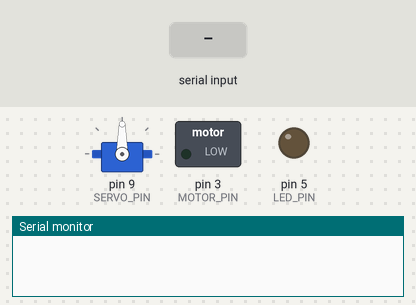
The sketch below on a simulated Arduino Uno, built with avr-gcc and run on an emulated ATmega328P. Parts: servo, switched loads named in the sketch (green lamp = pin HIGH), output pins drawn as LEDs (lit = HIGH), the last lines printed to the serial monitor. The inputs (shaded band) are chosen by the test bench.

Above: at 1.2 s.
1.3 s: "1\n" received over Serial
At 1.6 s:
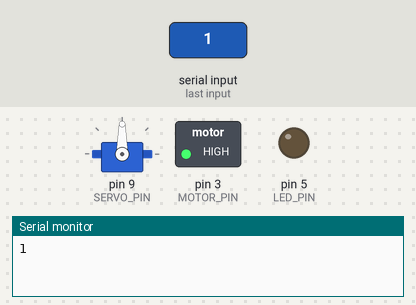
2.8 s: "30,150\n" received over Serial
At 4.0 s:
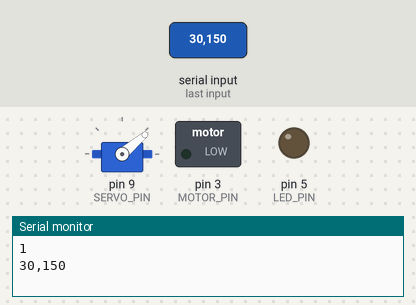
4.3 s: "90,45\n" received over Serial
At 5.2 s:
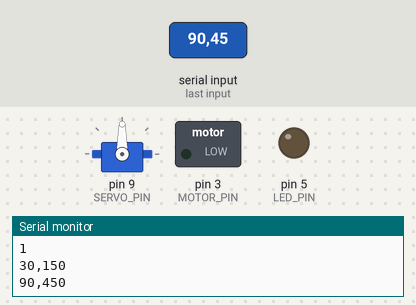
Timing chart, 0 to 7.3 s (numbered marks = the images above; inputs shaded):
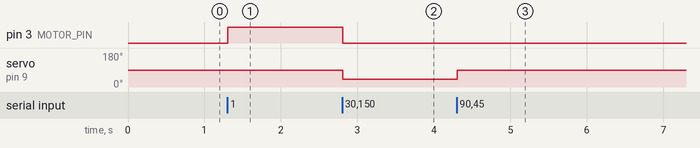

Measured:
- after the input at 1.3 s, pin 3 (MOTOR_PIN): LOW → HIGH at once
- after the input at 2.8 s, pin 3 (MOTOR_PIN): HIGH → LOW at once; servo on pin 9 (SERVO_PIN): 90° → 40° at once
- after the input at 4.3 s, servo on pin 9 (SERVO_PIN): 40° → 90° at once

The sketch:

arduino.ino
```cpp
#include <Servo.h>

const int MOTOR_PIN = 3;
const int LED_PIN = 5;
const int SERVO_PIN = 9;
const int MIN_SPEED = 1;
const int MAX_SPEED = 3;
const int MAX_COMMAND_LENGTH = 6;

bool isMoveForward = false;
bool isMoveBackward = false;
bool isMoveLeft = false;
bool isMoveRight = false;
int movingSpeed = MAX_SPEED;
bool isLedBlink = false;
char command[MAX_COMMAND_LENGTH] = "";
int commandIndex = 0;

Servo servo;

void comply() {
  if (isMoveForward)
    moveForward();
//  else if (isMoveBackward)
//    moveBackward();
  else
    stopMoving();

  if (isMoveLeft)
    left();
  else if (isMoveRight)
    right();
  else
    center();

  if (isLedBlink)
    blinkLed();
}

void setup() {
  Serial.begin(9600);
  servo.attach(SERVO_PIN);
  pinMode(MOTOR_PIN, OUTPUT);
  pinMode(LED_PIN, OUTPUT);
}


void loop() {
  if (Serial.available() > 0 ) {
    char ch = Serial.read();
    if (ch == '\n') {
      processCommand();
      clearCommand();
      commandIndex = 0;
    } else {
      command[commandIndex] = ch;
      commandIndex++;
    }
  }

}

void processCommand() {
  Serial.println(command);

  isMoveForward = command[0] == '1';
  isMoveBackward = command[1] == '1';
  isMoveLeft = command[2] == '1';
  isMoveRight = command[3] == '1';

  int speed = command[4] - '0';
  if (speed > MIN_SPEED && speed < MAX_SPEED)
      movingSpeed = speed;

  isLedBlink = command[5] == '1';

  comply();
}

void moveForward() {
  if (movingSpeed == 1)
    analogWrite(MOTOR_PIN, 200);
  else if (movingSpeed == 2)
    analogWrite(MOTOR_PIN, 225);
  else
    digitalWrite(MOTOR_PIN, HIGH);
}

void stopMoving() {
  analogWrite(MOTOR_PIN, 0);
}

void left() {
  servo.write(140);
};
void center() {
  servo.write(90);
};
void right() {
  servo.write(40);
};

void clearCommand() {
  for (int i = 0; i < MAX_COMMAND_LENGTH; i++) {
    command[i] = '0';
  }
}

void blinkLed() {
  analogWrite(LED_PIN, 10);
  delay(50);
  digitalWrite(LED_PIN, LOW);
}
```
